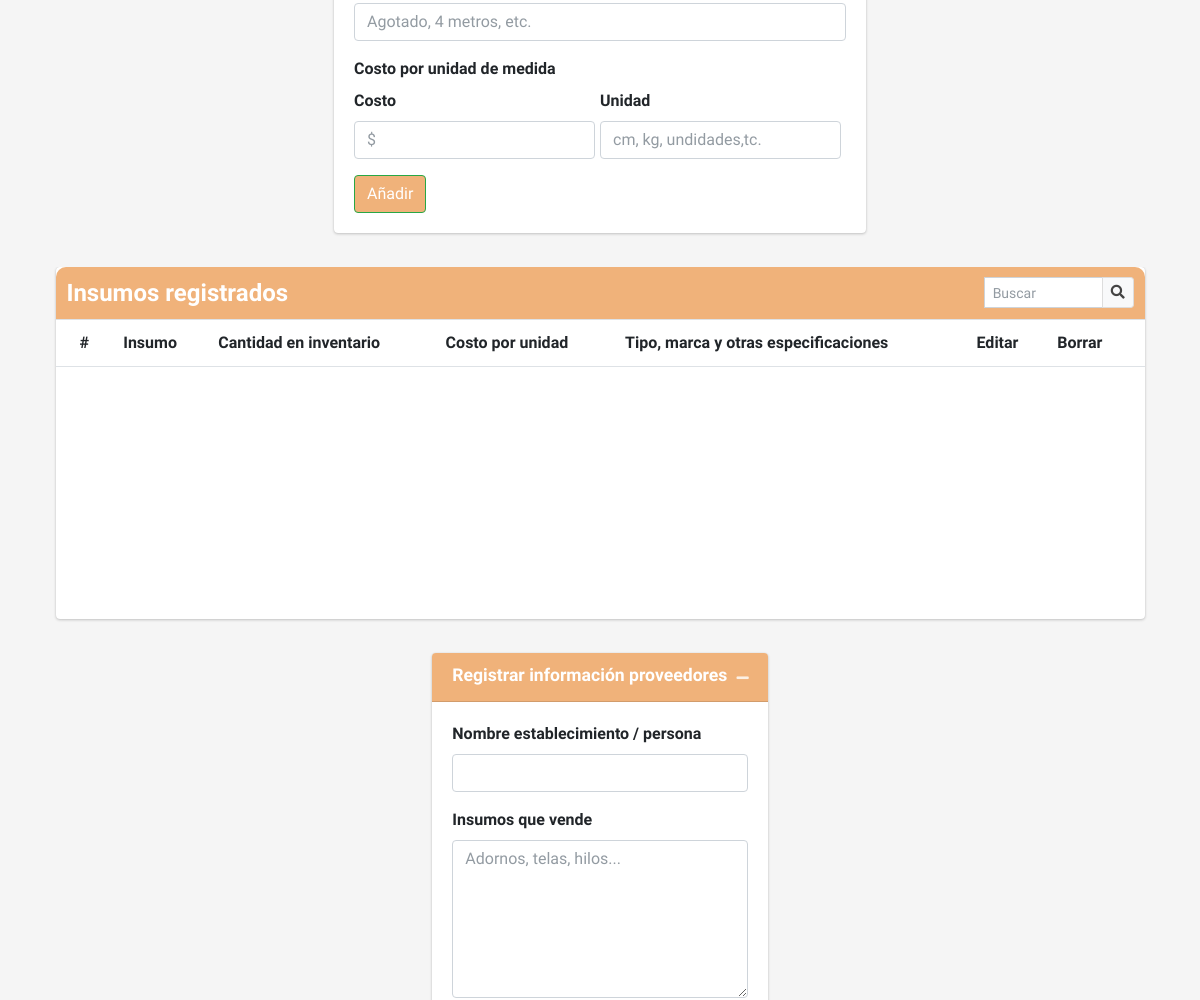
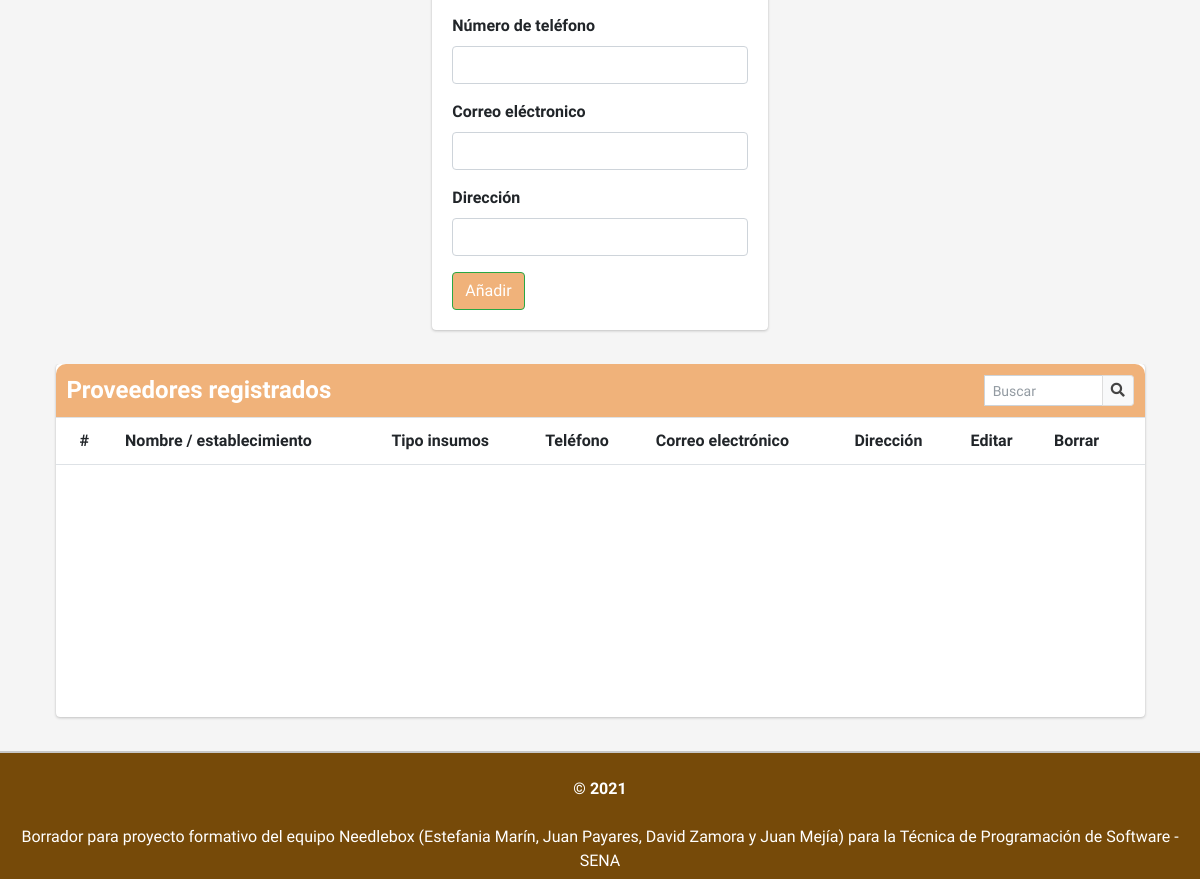
The page /insumos/ (lower part) on the database as committed earlier (2 pictures, top to bottom).
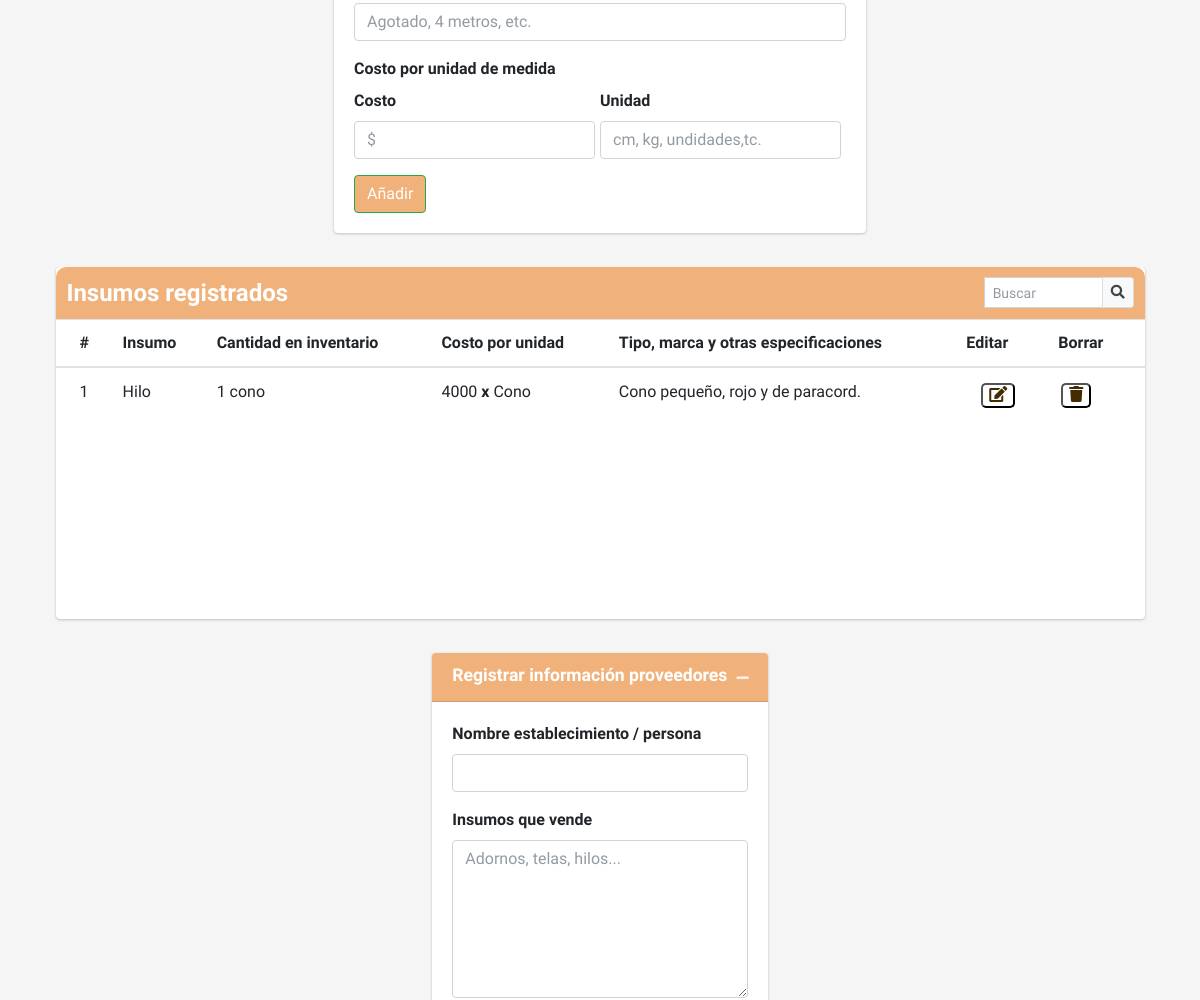
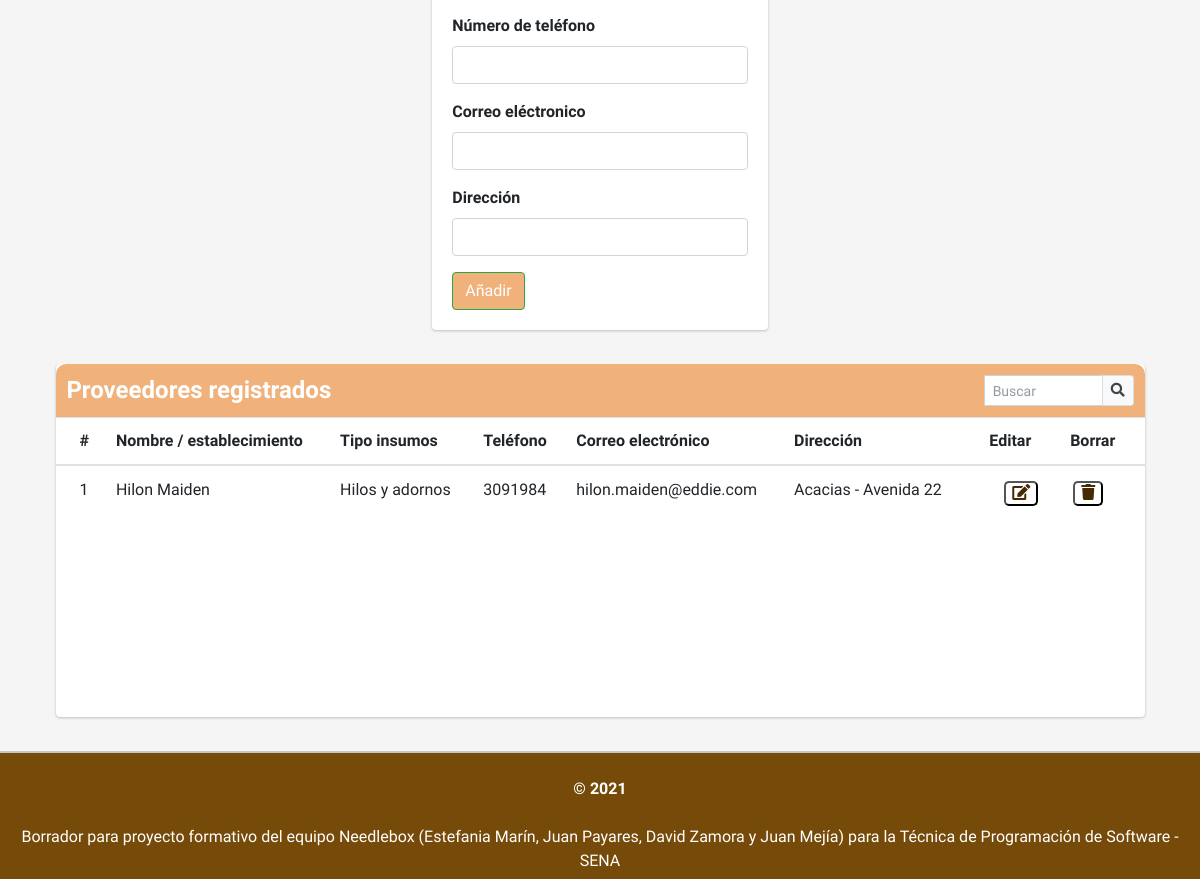
The same page on the database as committed later (2 pictures, top to bottom).
### core/insumos/models.py (models this page shows, shortened)
class InsRegInsu(models.Model):
    select_tip = 'Sel-tip-ins'
    tela = 'telas'
    hilo = 'hi-y-la'
    adorno = 'ado-y-bis'
    accesorio = 'acc-cin-com'
    herramienta = 'he-in'
    otros = 'otr'
    SQ_CHOICES = [
        ('select_tip', 'Seleccione un tipo de insumo'),
        ('tela', 'Telas'),
        ('hilo', 'Hilos y lanas'),
        ('adorno', 'Adorno y bisutería'),
        ('accesorio', 'Accesorios, cintas y complementos'),
        ('herramienta', 'Herramientas e instrumentos'),
        ('otros', 'Otros'),
    ]
    tipo_insumo = models.CharField(max_length=30, choices=SQ_CHOICES, default=select_tip)
    especificacion_insumo = models.TextField(max_length=1500, verbose_name="Tipo, marca y otros")
    estado_insumo = models.CharField(max_length=30, verbose_name="Cantidad o estado")
    costxunid_insumo_costo = models.PositiveIntegerField(default=0)
    costxunid_insumo_unidad = models.CharField(max_length=20, verbose_name="cm, kilos, unidades, etc")
    class Meta:
        verbose_name = 'Registro insumo'
        verbose_name_plural = 'Registro insumos'
        ordering = ['id']

class InsRegProv(models.Model):
    rel_ProvInsu = models.ManyToManyField(InsRegInsu)  # rel muchos proveedores/muchos insumos (para agotamiento insumo)
    nombre_proveedor = models.CharField(max_length=100, verbose_name="Establecimiento/persona")
    Insumos_proveedor = models.TextField(max_length=2000, verbose_name="Insumos que vende")
    telefono_proveedor = models.IntegerField(default=0, unique=True)
    correo_proveedor = models.EmailField(max_length=50, verbose_name="E-mail proveedor", unique=True)
    ubicacion_proveedor = models.CharField(max_length=50, verbose_name="Dirección de proveedor")
    class Meta:
        verbose_name = 'Registro proveedor'
        verbose_name_plural = 'Registro proveedores'
        ordering = ['id']

### core/insumos/views.py (the view)
# urls.py: path('insumos/', NeedleInsu.as_view(), name="insumos"),
class NeedleInsu(TemplateView):
    template_name = '../templates/insumos.html'
    def get_context_data(self, **kwargs):
        context = super().get_context_data(**kwargs)
        context['object_list1'] = InsRegInsu.objects.all()
        context['object_list2'] = InsRegProv.objects.all()
        return context

### core/insumos/templates/insumos.html (shortened to what this page needs)
{% extends 'basemodulos.html' %}
{% load static %}
{% block mycss %}
    <link rel="stylesheet" href="{% static 'myCss/insumosStyle.css' %}">
{% endblock %}
{% block content %}
    <div class="card card-danger insu-form">
        <div class="card-body">
          <div class="form-group">
            <input type="text" id="Insuinvent" class="form-control" placeholder="Agotado, 4 metros, etc.">
          </div>
          <div class="cos-uni form-group">
            <label class="cos-uni-tit">Costo por unidad de medida</label>
            <div class=" Costo-Unidad">
              <div class="cost-f form-group">
                <label for="insucost">Costo</label>
                <input id="insucost" type="number" class="form-control" placeholder="$">
              </div>
              <div class="cost-u form-group">
                <label for="insu-unid" >Unidad</label>
                <input id="insu-unid" type="text" class="form-control" placeholder="cm, kg, undidades,tc.">
              </div>
            </div>
          </div>
          <div class="button-submit-div">
          <input type="submit" value="Añadir" class="btn btn-success button-submit">
          </div>
        </div>
    </div>
    {% include 'ListInsumosInsu.html' %}
    <div class="card card-danger prov-form">
        <div class="card-header form-prov-header">
          <h3 class="card-title">Registrar información proveedores</h3>
          <div class="card-tools">
            <button type="button" class="btn btn-tool" data-card-widget="collapse" title="Collapse">
              <i class="fas fa-minus"></i>
            </button>
          </div>
        </div>
        <div class="card-body">
          <div class="form-group">
            <label for="ProvName">Nombre establecimiento / persona</label>
            <input type="text" id="ProvName" class="form-control">
          </div>
          <div class="form-group">
            <label for="ProvMerca">Insumos que vende</label>
             <textarea id="ProvMerca" class="form-control insu-tipo-desc" rows="6" placeholder="Adornos, telas, hilos..."></textarea>
          </div>
          <div class="form-group">
            <label for="ProvTel">Número de teléfono</label>
            <input type="tel" id="ProvTel" class="form-control">
          </div>
          <div class="form-group">
            <label for="ProvEmail">Correo eléctronico</label>
            <input type="email" id="ProvEmail" class="form-control">
          </div>
          <div class="form-group">
                <label for="ProvDir">Dirección</label>
                <input type="text" id="ProvDir" class="form-control">
          </div>
          <div class="button-submit-div">
          <input type="submit" value="Añadir" class="btn btn-success button-submit-2">
          </div>
        </div>
    </div>
    {% include 'ListInsumosProv.html' %}
{% endblock %}

### templates/basemodulos.html (shortened to what this page needs)
{% load static %}
<!DOCTYPE html>
<html lang="en">
<head>
  <link rel="stylesheet" href="https://use.fontawesome.com/releases/v5.8.1/css/all.css">
  <link rel="stylesheet" href="{% static 'lib/css/adminlte.min.css' %}">
  {% block mycss %}
  {% endblock %}
  <link rel="stylesheet" href="{% static 'myCss/normalize.css' %}">
</head>
<body>
<div class="wrapper">
    {% block content %}
    {% endblock %}
{% include 'footerNeedlebox.html' %}
</div>
</body>
</html>

### templates/preloaderNeedlebox.html (shortened to what this page needs)
{% load static %}

### templates/secondHeaderNeedlebox.html (shortened to what this page needs)
{% load static %}

### core/insumos/templates/ListInsumosInsu.html (shortened to what this page needs)
{% load static %}
<div class="row tabla-insu table-responsive">
      <div class="col-12 ">
          <div class="card">
              <div class="card-h-insu">
                <h3 class="table-t">Insumos registrados</h3>
                <div class="card-tools searcher">
                  <div class="input-group input-group-sm" style="width: 150px;">
                    <input id="Insusearchtool" type="text" name="table_search" class="form-control float-right" placeholder="Buscar">
                    <div class="input-group-append">
                      <button type="submit" class="btn btn-default">
                        <i class="fas fa-search"></i>
                      </button>
                    </div>
                  </div>
                </div>
              </div>
              <div class="card-body table-responsive p-0" style="height: 300px;">
                <table class="table table-head-fixed text-nowrap ">
                  <thead>
                    <tr>
                      <th>#</th>
                      <th>Insumo</th>
                      <th>Cantidad en inventario</th>
                      <th>Costo por unidad</th>
                      <th>Tipo, marca y otras especificaciones</th>
                      <th>Editar</th>
                      <th>Borrar</th>
                    </tr>
                  </thead>
                  <tbody>
                    {% for c in object_list1 %}
                        <tr class="obj-tab-insu">
                          <td>{{ c.id }}</td>
                          <td>{{ c.tipo_insumo }}</td>
                          <td>{{ c.estado_insumo }}</td>
                          <td>{{ c.costxunid_insumo_costo}} <strong>x</strong> {{ c.costxunid_insumo_unidad }}</td>
                          <td>{{ c.especificacion_insumo }}</td>
                          <th>
                              <button type="button" class="btn-edit-insu">
                                  <i class="fas fa-edit"></i>
                              </button>
                          </th>
                          <th>
                              <button type="button" class="btn-borr-insu">
                                  <i class="fas fa-trash"></i>
                              </button>
                          </th>
                        </tr>
                    {% endfor %}
                  </tbody>
                </table>
              </div>
          </div>
      </div>
    </div>

### core/insumos/templates/ListInsumosProv.html (shortened to what this page needs)
{% load static %}
<div class="row tabla-prov table-responsive">
      <div class="col-12 ">
          <div class="card">
              <div class="card-h-prov">
                <h3 class="table-t">Proveedores registrados</h3>
                <div class="card-tools searcher">
                  <div class="input-group input-group-sm" style="width: 150px;">
                     <input id="Provsearchtool" type="text" name="table_search" class="form-control float-right" placeholder="Buscar">
                    <div class="input-group-append">
                      <button type="submit" class="btn btn-default">
                        <i class="fas fa-search"></i>
                      </button>
                    </div>
                  </div>
                </div>
              </div>
              <div class="card-body table-responsive p-0" style="height: 300px;">
                <table class="table table-head-fixed text-nowrap ">
                  <thead>
                    <tr>
                      <th>#</th>
                      <th>Nombre / establecimiento</th>
                      <th>Tipo insumos</th>
                      <th>Teléfono</th>
                      <th>Correo electrónico</th>
                      <th>Dirección</th>
                      <th>Editar</th>
                      <th>Borrar</th>
                    </tr>
                  </thead>
                  <tbody>
                    {% for c in object_list2 %}
                        <tr class="obj-tab-prov">
                          <td>{{ c.id }}</td>
                          <td>{{ c.nombre_proveedor }}</td>
                          <td>{{ c.Insumos_proveedor }}</td>
                          <td>{{ c.telefono_proveedor }}</td>
                          <td>{{ c.correo_proveedor }}</td>
                          <td>{{ c.ubicacion_proveedor }}</td>
                          <th>
                              <button type="button" class="btn-edit-prov">
                                  <i class="fas fa-edit"></i>
                              </button>
                          </th>
                          <th>
                              <button type="button" class="btn-borr-prov">
                                  <i class="fas fa-trash"></i>
                              </button>
                          </th>
                        </tr>
                    {% endfor %}
                  </tbody>
                </table>
              </div>
          </div>
      </div>
    </div>

### templates/footerNeedlebox.html
{% load static %}
<footer >
  <div class="copyaut">
    <br>
    <span class="año"><strong> &copy; 2021 </strong></span>
    <br>
    <span class="disclaimer">Borrador para proyecto formativo del equipo Needlebox
      (Estefania Marín, Juan Payares, David Zamora y <a href="https://codepen.io/Juan_FM">Juan Mejía</a>)
        para la Técnica de Programación de Software - <a href="https://www.sena.edu.co">SENA</a></span>
  </div>
</footer>

### static/myCss/insumosStyle.css (style rules this page uses)
body { width: 100%; margin: auto; background-color: #ffffff; }
.wrapper { align-items: center; display: flex; flex-direction: column; background-color: #f5f5f5 ; box-sizing: content-box; width: 100%; margin: inherit; overflow: hidden; }
.Costo-Unidad { display: flex; flex-direction: row; justify-content:flex-start; width: 100%; }
.cost-f { margin: 0%; width: 100%; }
.cost-u { margin: auto 1%; width: 100%; }
.button-submit-div { display: flex; flex-direction: row; justify-content: flex-start; }
.form-insu-header,.button-submit { background: #F0B27A !important; color: #ffffff !important; }
.form-prov-header, .button-submit-2 { background: #F0B27A !important; color: #ffffff !important; }
h3 { font-weight: 600 !important; }
.tabla-prov, .tabla-insu { margin: 1.5% auto; width: 92%; }
.card-h-insu { display: flex; flex-direction: row; flex-wrap: wrap; justify-content: center !important; padding: 1% 1%; background-color: #F0B27A ; border-radius: 10px 10px 0 0; }
.card-h-prov { display: flex; flex-direction: row; flex-wrap: wrap; justify-content: center !important; padding: 1% 1%; background-color: #F0B27A; border-radius: 10px 10px 0 0; }
.table-t { color: #ffffff; font-size: 150%; margin: auto auto auto 0; }
.searcher { margin: auto 0 auto 1%; }
.btn-edit-insu, .btn-borr-insu, .btn-edit-prov, .btn-borr-prov { margin: 3px; background-color: #ffffff; color:#452B04; border-radius: 5px; font-weight: 600; }
footer { display: flex; flex-direction: column; flex-wrap: wrap; align-items: center; width: inherit; margin: auto; background-color: #764A09; color: #ffffff; padding-bottom: 0.5%; border-top: 2px solid rgb(199, 199, 199); }
.copyaut { margin: inherit; box-sizing: content-box; width: fit-content; display: flex; flex-direction: column; text-align: center; }
.nomproy, .año, .disclaimer { width: fit-content; padding: 0%; margin: 0% auto ; text-align: center; }
.disclaimer a { text-decoration: none; color: white; }

Rows that differ between the two databases and show on the page:
added InsRegInsu: id "1", tipo_insumo "Hilo", estado_insumo "1 cono", costxunid_insumo_costo "4000", costxunid_insumo_unidad "Cono", especificacion_insumo "Cono pequeño, rojo y de paracord."
added InsRegProv: id "1", nombre_proveedor "Hilon Maiden", Insumos_proveedor "Hilos y adornos", telefono_proveedor "3091984", correo_proveedor "hilon.maiden@eddie.com", ubicacion_proveedor "Acacias - Avenida 22"
